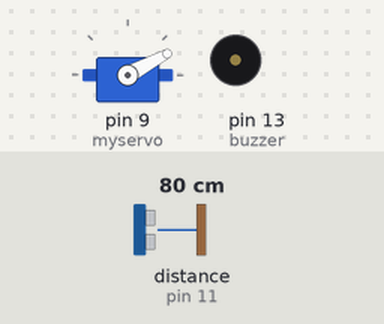
Simulated run of this sketch. Board: Arduino Uno, built with avr-gcc and run on an emulated ATmega328P. Shown: servo, buzzer (waves = sounding, pin HIGH). Wiring (inferred from the names in the program): ultrasonic range finder: trigger pin 12; echo pin 11. Inputs (shaded band) come from the test bench; at power-on: distance to the obstacle (sensor on pin 11) 80 cm. The echo pulse lasts 58.3 µs per cm; pins used as bus, display or sensor lines are not drawn.

Above: at 2.26 s.
2.3 s: distance to the obstacle (sensor on pin 11) set to 2 cm
At 3.2 s:
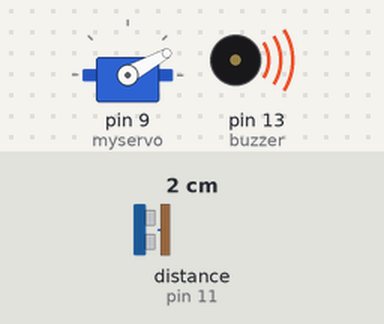
3.8 s: distance to the obstacle (sensor on pin 11) set to 15 cm
5.3 s: distance to the obstacle (sensor on pin 11) set to 19 cm
At 5.76 s:
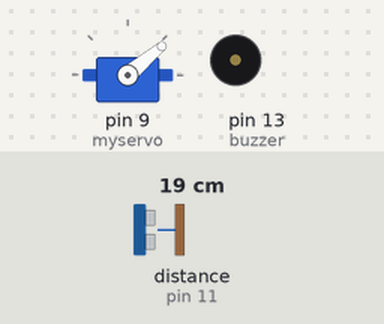
8.3 s: distance to the obstacle (sensor on pin 11) set to 4 cm
At 8.9 s:
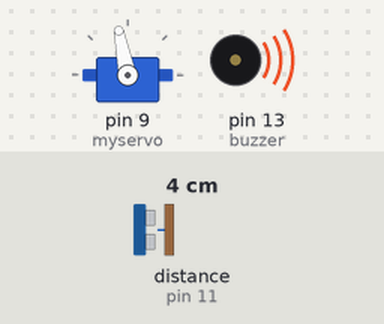
9.8 s: distance to the obstacle (sensor on pin 11) set to 250 cm
At 9.96 s:
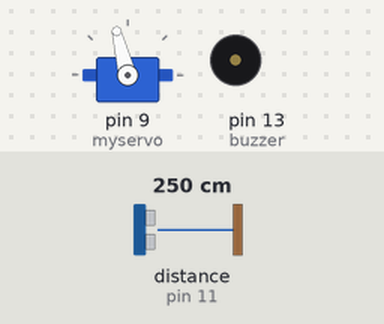
12.8 s: distance to the obstacle (sensor on pin 11) set to 9 cm
At 13.4 s:
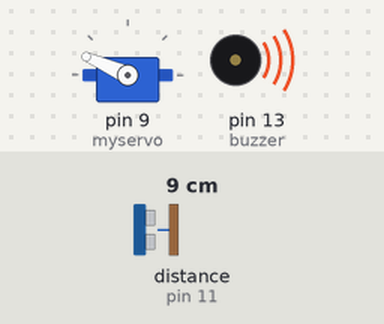
Timing chart, 0 to 15.3 s (numbered marks = the images above; inputs shaded):
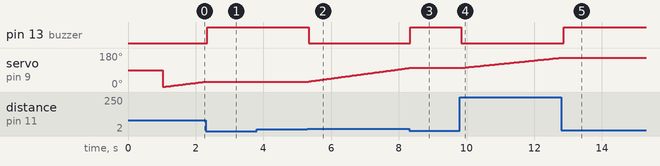

Measured:
- the behaviour switches between 16 and 17 cm on distance to the obstacle (sensor on pin 11) (found by bisection; images 1 and 2)
- after the input at 2.3 s, pin 13 (buzzer): LOW → HIGH at once; servo on pin 9 (myservo): stays 29° (without the input it goes to 30° after 0.04 s)
- after the input at 3.8 s, every drawn part: stays the same
- after the input at 5.3 s, pin 13 (buzzer): HIGH → LOW at once; servo on pin 9 (myservo): moves from 29° to 101° over 3.0 s, starting at once
- after the input at 8.3 s, pin 13 (buzzer): LOW → HIGH at once; servo on pin 9 (myservo): stays 101° (without the input it goes to 102° after 0.04 s)
- after the input at 9.8 s, pin 13 (buzzer): HIGH → LOW after 0.05 s; servo on pin 9 (myservo): moves from 101° to 155° over 2.9 s, starting after 0.05 s
- after the input at 12.8 s, pin 13 (buzzer): LOW → HIGH after 0.07 s; servo on pin 9 (myservo): goes on until 12.8 s, then stays 156°

The sketch:

scanner.ino
```cpp
#include <SR04.h>
#include <Servo.h>

#define TRIG_PIN 12
#define ECHO_PIN 11

SR04 sr04 = SR04(ECHO_PIN,TRIG_PIN);
long a;
Servo myservo;

int pos = 0;
int direction = 0;
int move = 0;

long distance_limit = 15;   // trigger range in cm of when to stop the scanner for a detection
int buzzer = 13;            // the pin of the active buzzer


void setup() {
  pinMode(buzzer, OUTPUT);  // initialize the buzzer pin as an output
  Serial.begin(9600);
  delay(1000);
  myservo.attach(9);        // attach servo motor to pin 9
  direction = 0;            // initialize direction that servo motor is turning

}

void loop() {
  a=sr04.Distance();        // Detect if there is something in front of the scanner

  // Debug print statements to see the distance to the object in front of the sensor
  // Serial.print(a);
  // Serial.println("cm");

  if (a > distance_limit) {  // If no object is detected there sweep left to right and turn off buzzer
    move = 1;
    digitalWrite(buzzer, LOW);
  } else {                   // If an object is detected stop moving and turn on the buzzer
    move = 0;
    digitalWrite(buzzer, HIGH);
  }

  if (move) {
    if (direction == 0) {    // rotate up from 0 degrees
      if (pos < 180) {
        pos += 1;
        myservo.write(pos);
        delay(15);
      }
      else {
        direction = 1;
      }
    }

    if (direction == 1) {    // rotate down from 180 degrees
      if (pos > 0) {
        pos -= 1;
        myservo.write(pos);
        delay(15);
      }
      else {
        direction = 0;
      }
    }
  }
}
```
